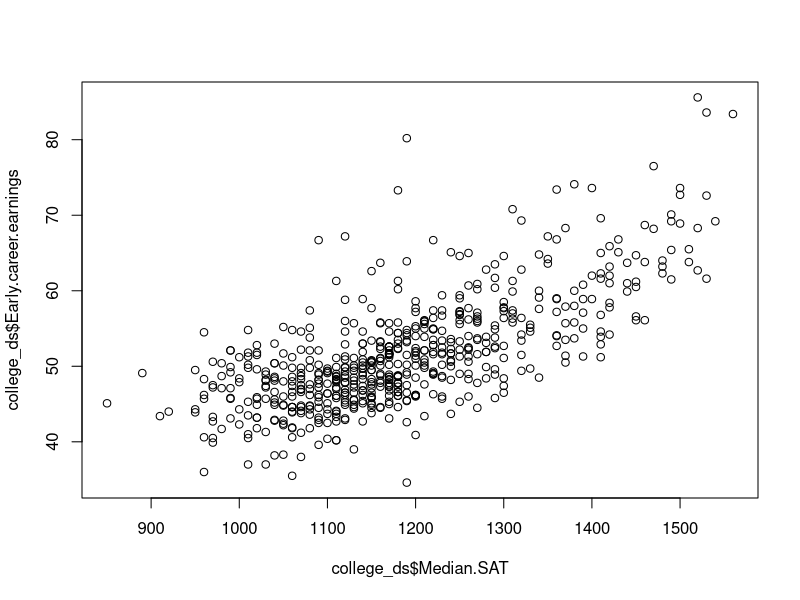
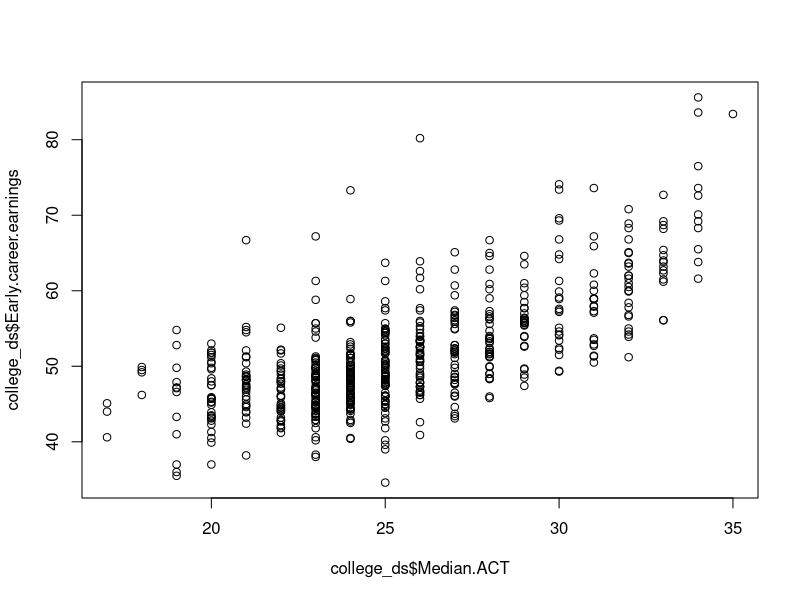
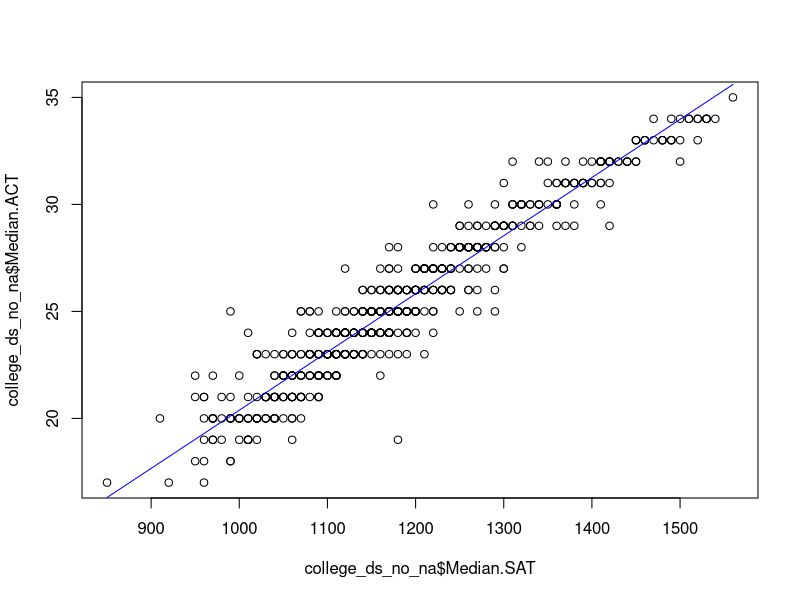
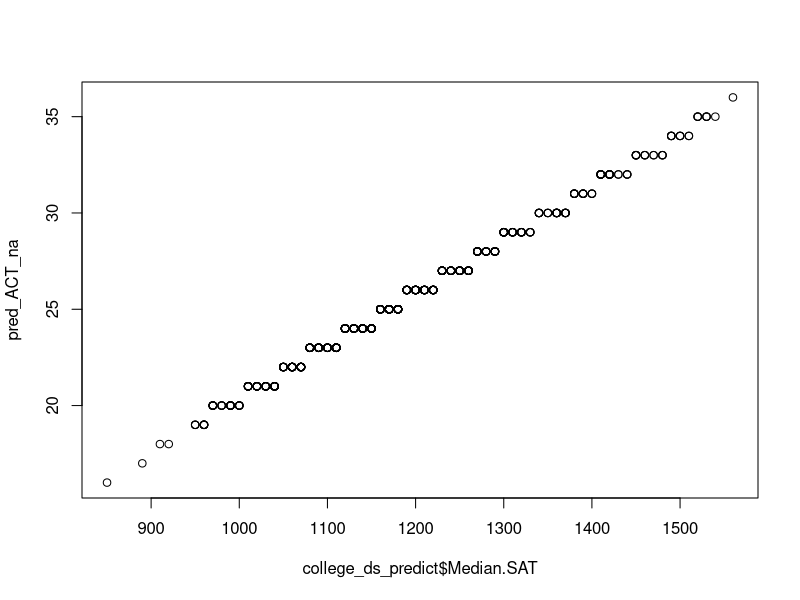
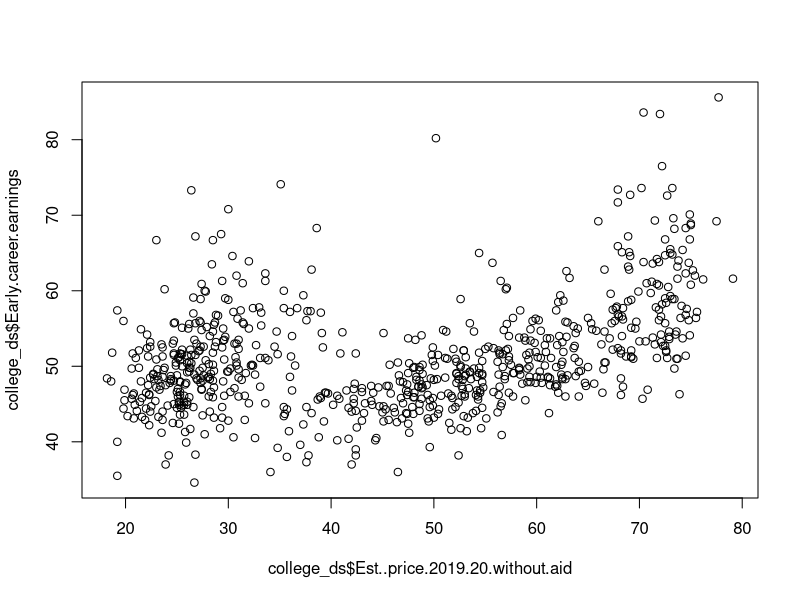
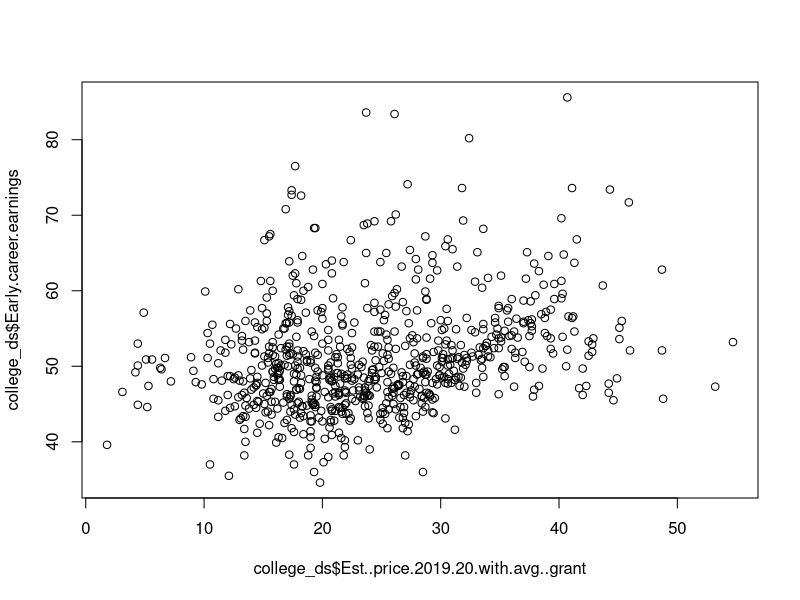
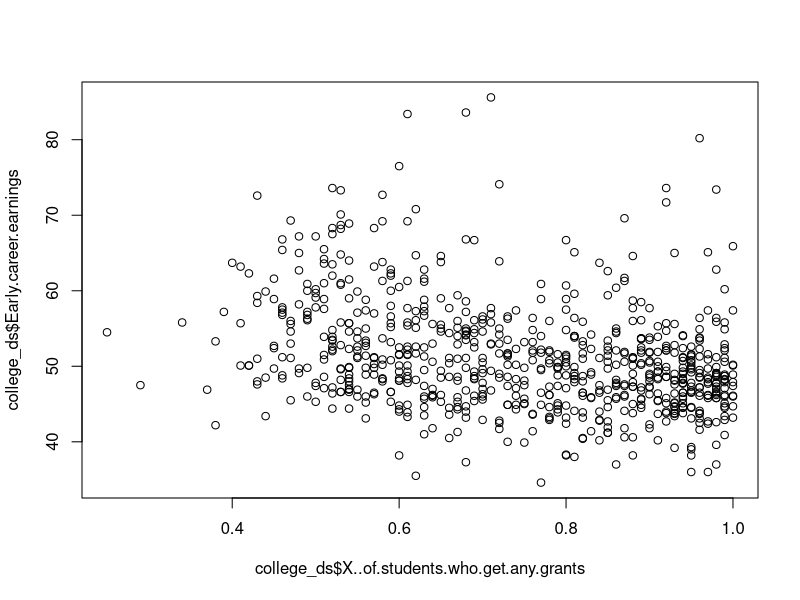
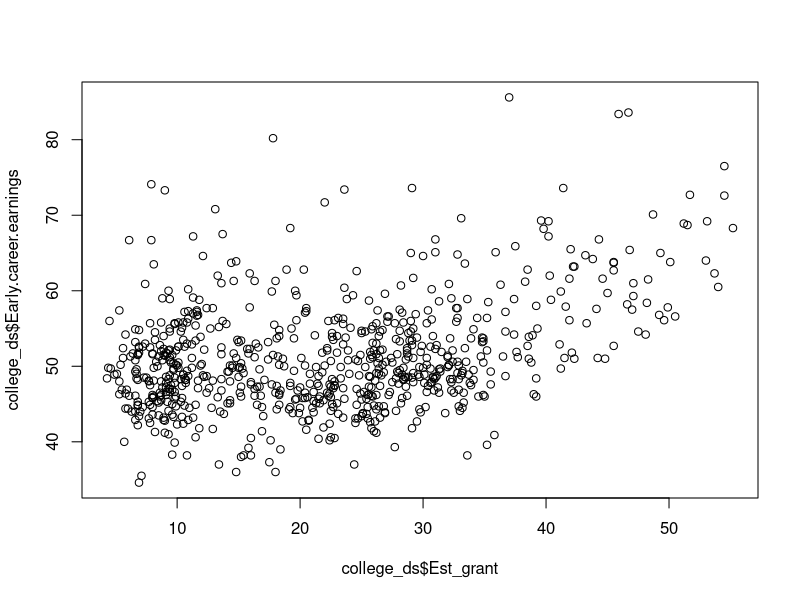

Source code (R) for these figures, in order:
## ---- chunk 1
knitr::opts_chunk$set(echo = TRUE)

# This file is a sandbox. It should contain explorations with the dataset, along with useful comments for each exploration.

# It is important that each sanbox section should be documented of its purpose and methods, and should not spam the whole document (use filter, head, tail, etc.).

# The dataset of info on colleges listed
(college_ds = read.csv("data/project_data.csv"))

# Creating blocks with include=FALSE can make space to leave comments per section, like this one.
## ---- chunk 2
# See the dataset of the best and worst 10 rankings of colleges
head(college_ds, 10)
tail(college_ds, 10)

# Plot the dataset of median SAT and median ACT per college into the reported early career earnings in that college.
# SAT score has a much higher range than ACT, so the graph looks more "continuous"
plot(college_ds$Median.SAT, college_ds$Early.career.earnings)
# ACT score has less range, so the graph looks "discrete"
plot(college_ds$Median.ACT, college_ds$Early.career.earnings)
## ---- chunk 3
# Get rows that have no NA, or only one of SAT, ACT is NA. Omit if both is NA.
college_ds_predict = subset(college_ds, !is.na(Median.SAT) | !is.na(Median.ACT))
# college_ds_no_na = subset(college_ds, !(is.na(Median.SAT) & is.na(Median.ACT)))
# Omit the row where ANY column of (SAT, ACT) is NA.
college_ds_no_na = subset(college_ds, !is.na(Median.SAT) & !is.na(Median.ACT))
corr_c_ds_act = cor(college_ds_no_na$Median.ACT, college_ds_no_na$Early.career.earnings)
corr_c_ds_sat = cor(college_ds_no_na$Median.SAT, college_ds_no_na$Early.career.earnings)
## ---- chunk 4
plot(college_ds_no_na$Median.SAT, college_ds_no_na$Median.ACT)
ACT_bounds = c(1, 36)
clamp <- function(x, bounds) {
  pmax(pmin(x, bounds[2]), bounds[1])
}
predict_ACT_lm = lm(Median.ACT ~ Median.SAT, data = college_ds_no_na)

# <not necessary>
act_pred = clamp(predict(predict_ACT_lm),ACT_bounds)
par(new = TRUE)
# Plot prediction on the trained dataset
points(college_ds_no_na$Median.SAT, act_pred, type = "l", col = "blue")
# </not necessary>
## ---- chunk 5
# Plot ACT prediction from SAT from dataset with NAs
pred_ACT_na = clamp(round(predict(predict_ACT_lm, newdata = college_ds_predict)), ACT_bounds)
plot(college_ds_predict$Median.SAT, pred_ACT_na)
names(pred_ACT_na) <- NULL

# Intersection, but only take values that are NA in college_ds_predict
# How many NA?
sum(is.na(college_ds_predict$Median.ACT))
college_ds_predict$MedACT_pred = pred_ACT_na
college_ds_predict<- within(college_ds_predict, Median.ACT[is.na(Median.ACT)] <- MedACT_pred[is.na(Median.ACT)])
college_ds_predict$MedACT_pred <- NULL
# How many NA?
sum(is.na(college_ds_predict$Median.ACT))
## ---- chunk 6
# Predict SAT based on ACT
predict_SAT_lm = lm(Median.SAT ~ Median.ACT, data = college_ds_no_na)
# Use the trained model to predict the datsset with NA
SAT_bounds = c(0,1600)
# predict, round to the nearest tenth, then clamp to the possible score
pred_SAT_na = clamp(round(predict(predict_SAT_lm, newdata= college_ds_predict)/10)*10, SAT_bounds)
college_ds_predict$MedSAT_pred = pred_SAT_na
# Intersection
college_ds_predict<- within(college_ds_predict, Median.SAT[is.na(Median.SAT)] <- MedSAT_pred[is.na(Median.SAT)])
college_ds_predict$MedSAT_pred <- NULL
## ---- chunk 7
plot(college_ds$Est..price.2019.20.without.aid, college_ds$Early.career.earnings)
cor(college_ds$Est..price.2019.20.without.aid, college_ds$Early.career.earnings)
plot(college_ds$Est..price.2019.20.with.avg..grant, college_ds$Early.career.earnings)
cor(college_ds$Est..price.2019.20.with.avg..grant, college_ds$Early.career.earnings)
plot(college_ds$X..of.students.who.get.any.grants, college_ds$Early.career.earnings)
cor(college_ds$X..of.students.who.get.any.grants, college_ds$Early.career.earnings)
## ---- chunk 8
# Assuming price w/ avg grant is price given that the student has any grant minus mean grant in that college
college_ds$Est_grant = college_ds$Est..price.2019.20.without.aid - college_ds$Est..price.2019.20.with.avg..grant

# Est_avg_price = Est_avg_price_no_aid * (1-prob_any_aid) + Est_avg_price_aid * (prob_any_aid)
college_ds$Est_avg_price = college_ds$Est..price.2019.20.with.avg..grant * college_ds$X..of.students.who.get.any.grants +
  college_ds$Est..price.2019.20.without.aid * (1-college_ds$X..of.students.who.get.any.grants)
plot(college_ds$Est_grant, college_ds$Early.career.earnings)
cor(college_ds$Est_grant, college_ds$Early.career.earnings)
trans_ = (college_ds$Est_avg_price)
plot(trans_, college_ds$Early.career.earnings)
cor(trans_, college_ds$Early.career.earnings)

